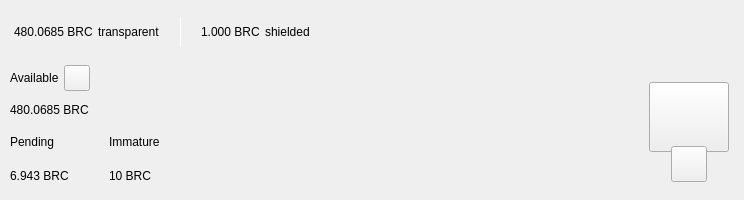
<?xml version="1.0" encoding="UTF-8"?>
<ui version="4.0">
 <class>TopBar</class>
 <widget class="QWidget" name="TopBar">
  <property name="geometry">
   <rect>
    <x>0</x>
    <y>0</y>
    <width>734</width>
    <height>200</height>
   </rect>
  </property>
  <property name="minimumSize">
   <size>
    <width>0</width>
    <height>200</height>
   </size>
  </property>
  <property name="maximumSize">
   <size>
    <width>16777215</width>
    <height>200</height>
   </size>
  </property>
  <property name="windowTitle">
   <string notr="true">N/A</string>
  </property>
  <layout class="QVBoxLayout" name="verticalLayout_10" stretch="0">
   <property name="spacing">
    <number>0</number>
   </property>
   <property name="leftMargin">
    <number>0</number>
   </property>
   <property name="topMargin">
    <number>0</number>
   </property>
   <property name="rightMargin">
    <number>0</number>
   </property>
   <property name="bottomMargin">
    <number>0</number>
   </property>
   <item>
    <widget class="PFBorderImage" name="containerTop">
     <layout class="QVBoxLayout" name="verticalLayout_11">
      <property name="spacing">
       <number>0</number>
      </property>
      <property name="leftMargin">
       <number>0</number>
      </property>
      <property name="topMargin">
       <number>0</number>
      </property>
      <property name="rightMargin">
       <number>0</number>
      </property>
      <property name="bottomMargin">
       <number>0</number>
      </property>
      <item>
       <widget class="QWidget" name="top_container_2" native="true">
        <property name="minimumSize">
         <size>
          <width>0</width>
          <height>65</height>
         </size>
        </property>
        <layout class="QHBoxLayout" name="top_container">
         <property name="spacing">
          <number>0</number>
         </property>
         <property name="leftMargin">
          <number>14</number>
         </property>
         <property name="topMargin">
          <number>0</number>
         </property>
         <property name="rightMargin">
          <number>14</number>
         </property>
         <property name="bottomMargin">
          <number>0</number>
         </property>
         <item alignment="Qt::AlignVCenter">
          <widget class="QWidget" name="widgetTopAmount" native="true">
           <property name="sizePolicy">
            <sizepolicy hsizetype="Preferred" vsizetype="Maximum">
             <horstretch>0</horstretch>
             <verstretch>0</verstretch>
            </sizepolicy>
           </property>
           <layout class="QHBoxLayout" name="horizontalLayout_5">
            <property name="spacing">
             <number>5</number>
            </property>
            <property name="leftMargin">
             <number>0</number>
            </property>
            <property name="topMargin">
             <number>0</number>
            </property>
            <property name="rightMargin">
             <number>0</number>
            </property>
            <property name="bottomMargin">
             <number>0</number>
            </property>
            <item alignment="Qt::AlignTop">
             <widget class="QLabel" name="labelAmountTopBrc">
              <property name="minimumSize">
               <size>
                <width>0</width>
                <height>36</height>
               </size>
              </property>
              <property name="styleSheet">
               <string notr="true">padding:0px;margin:0px;</string>
              </property>
              <property name="text">
               <string notr="true">480.0685 BRC</string>
              </property>
             </widget>
            </item>
            <item>
             <widget class="QLabel" name="labelTrans">
              <property name="text">
               <string>transparent</string>
              </property>
             </widget>
            </item>
            <item>
             <spacer name="horizontalSpacer_11">
              <property name="orientation">
               <enum>Qt::Horizontal</enum>
              </property>
              <property name="sizeType">
               <enum>QSizePolicy::Fixed</enum>
              </property>
              <property name="sizeHint" stdset="0">
               <size>
                <width>15</width>
                <height>20</height>
               </size>
              </property>
             </spacer>
            </item>
            <item alignment="Qt::AlignVCenter">
             <widget class="QLabel" name="typeSpacerTop">
              <property name="minimumSize">
               <size>
                <width>1</width>
                <height>30</height>
               </size>
              </property>
              <property name="maximumSize">
               <size>
                <width>1</width>
                <height>30</height>
               </size>
              </property>
              <property name="styleSheet">
               <string notr="true">background-color:white;
padding:0px;
border:none;</string>
              </property>
              <property name="text">
               <string/>
              </property>
             </widget>
            </item>
            <item>
             <spacer name="horizontalSpacer_12">
              <property name="orientation">
               <enum>Qt::Horizontal</enum>
              </property>
              <property name="sizeType">
               <enum>QSizePolicy::Fixed</enum>
              </property>
              <property name="sizeHint" stdset="0">
               <size>
                <width>15</width>
                <height>20</height>
               </size>
              </property>
             </spacer>
            </item>
            <item alignment="Qt::AlignTop">
             <widget class="QLabel" name="labelAmountTopShieldedBrc">
              <property name="minimumSize">
               <size>
                <width>0</width>
                <height>36</height>
               </size>
              </property>
              <property name="text">
               <string notr="true">1.000 BRC</string>
              </property>
             </widget>
            </item>
            <item>
             <widget class="QLabel" name="labelShield">
              <property name="text">
               <string>shielded</string>
              </property>
             </widget>
            </item>
           </layout>
          </widget>
         </item>
         <item>
          <spacer name="horizontalSpacer">
           <property name="orientation">
            <enum>Qt::Horizontal</enum>
           </property>
           <property name="sizeHint" stdset="0">
            <size>
             <width>40</width>
             <height>20</height>
            </size>
           </property>
          </spacer>
         </item>
         <item>
          <layout class="QHBoxLayout" name="horizontalLayout_4">
           <property name="spacing">
            <number>12</number>
           </property>
           <property name="rightMargin">
            <number>0</number>
           </property>
           <item alignment="Qt::AlignRight">
            <widget class="QWidget" name="layoutSync" native="true">
             <property name="minimumSize">
              <size>
               <width>0</width>
               <height>36</height>
              </size>
             </property>
             <property name="maximumSize">
              <size>
               <width>16777215</width>
               <height>36</height>
              </size>
             </property>
             <layout class="QVBoxLayout" name="verticalLayout_9">
              <property name="leftMargin">
               <number>0</number>
              </property>
              <property name="topMargin">
               <number>0</number>
              </property>
              <property name="rightMargin">
               <number>0</number>
              </property>
              <property name="bottomMargin">
               <number>0</number>
              </property>
              <item>
               <widget class="ExpandableButton" name="pushButtonSync" native="true">
                <property name="minimumSize">
                 <size>
                  <width>36</width>
                  <height>36</height>
                 </size>
                </property>
                <property name="maximumSize">
                 <size>
                  <width>16777215</width>
                  <height>36</height>
                 </size>
                </property>
               </widget>
              </item>
             </layout>
            </widget>
           </item>
           <item>
            <widget class="ExpandableButton" name="pushButtonHDUpgrade" native="true">
             <property name="minimumSize">
              <size>
               <width>36</width>
               <height>36</height>
              </size>
             </property>
            </widget>
           </item>
           <item>
            <widget class="ExpandableButton" name="pushButtonStack" native="true">
             <property name="minimumSize">
              <size>
               <width>36</width>
               <height>36</height>
              </size>
             </property>
            </widget>
           </item>
           <item>
            <widget class="ExpandableButton" name="pushButtonColdStaking" native="true">
             <property name="minimumSize">
              <size>
               <width>36</width>
               <height>36</height>
              </size>
             </property>
            </widget>
           </item>
           <item>
            <widget class="ExpandableButton" name="pushButtonConnection" native="true">
             <property name="minimumSize">
              <size>
               <width>36</width>
               <height>36</height>
              </size>
             </property>
            </widget>
           </item>
           <item>
            <widget class="ExpandableButton" name="pushButtonTor" native="true">
             <property name="minimumSize">
              <size>
               <width>36</width>
               <height>36</height>
              </size>
             </property>
            </widget>
           </item>
           <item>
            <widget class="ExpandableButton" name="pushButtonLock" native="true">
             <property name="sizePolicy">
              <sizepolicy hsizetype="Expanding" vsizetype="Expanding">
               <horstretch>0</horstretch>
               <verstretch>0</verstretch>
              </sizepolicy>
             </property>
             <property name="minimumSize">
              <size>
               <width>36</width>
               <height>0</height>
              </size>
             </property>
            </widget>
           </item>
           <item>
            <widget class="ExpandableButton" name="pushButtonTheme" native="true">
             <property name="minimumSize">
              <size>
               <width>36</width>
               <height>36</height>
              </size>
             </property>
             <property name="maximumSize">
              <size>
               <width>16777215</width>
               <height>36</height>
              </size>
             </property>
            </widget>
           </item>
           <item>
            <widget class="ExpandableButton" name="pushButtonFAQ" native="true">
             <property name="minimumSize">
              <size>
               <width>36</width>
               <height>36</height>
              </size>
             </property>
            </widget>
           </item>
          </layout>
         </item>
        </layout>
       </widget>
      </item>
      <item>
       <widget class="QWidget" name="bottom_container" native="true">
        <property name="minimumSize">
         <size>
          <width>0</width>
          <height>135</height>
         </size>
        </property>
        <layout class="QHBoxLayout" name="botton_container">
         <property name="leftMargin">
          <number>10</number>
         </property>
         <property name="topMargin">
          <number>0</number>
         </property>
         <property name="rightMargin">
          <number>10</number>
         </property>
         <property name="bottomMargin">
          <number>10</number>
         </property>
         <item>
          <layout class="QVBoxLayout" name="verticalLayout_7">
           <property name="spacing">
            <number>0</number>
           </property>
           <property name="leftMargin">
            <number>0</number>
           </property>
           <property name="rightMargin">
            <number>30</number>
           </property>
           <item>
            <layout class="QVBoxLayout" name="verticalLayout_2">
             <item>
              <layout class="QHBoxLayout" name="horizontalLayoutContainerAvailable">
               <property name="spacing">
                <number>5</number>
               </property>
               <item>
                <widget class="QLabel" name="labelTitle1">
                 <property name="text">
                  <string>Available</string>
                 </property>
                </widget>
               </item>
               <item>
                <widget class="QPushButton" name="pushButtonBalanceInfo">
                 <property name="minimumSize">
                  <size>
                   <width>26</width>
                   <height>26</height>
                  </size>
                 </property>
                 <property name="maximumSize">
                  <size>
                   <width>26</width>
                   <height>26</height>
                  </size>
                 </property>
                 <property name="mouseTracking">
                  <bool>true</bool>
                 </property>
                 <property name="focusPolicy">
                  <enum>Qt::NoFocus</enum>
                 </property>
                 <property name="text">
                  <string notr="true"/>
                 </property>
                 <property name="iconSize">
                  <size>
                   <width>24</width>
                   <height>24</height>
                  </size>
                 </property>
                 <property name="shortcut">
                  <string notr="true"/>
                 </property>
                </widget>
               </item>
               <item>
                <spacer name="horizontalSpacer_4">
                 <property name="orientation">
                  <enum>Qt::Horizontal</enum>
                 </property>
                 <property name="sizeType">
                  <enum>QSizePolicy::MinimumExpanding</enum>
                 </property>
                 <property name="sizeHint" stdset="0">
                  <size>
                   <width>20</width>
                   <height>20</height>
                  </size>
                 </property>
                </spacer>
               </item>
              </layout>
             </item>
             <item>
              <widget class="QLabel" name="labelAmountBrc">
               <property name="text">
                <string notr="true">480.0685 BRC</string>
               </property>
              </widget>
             </item>
            </layout>
           </item>
           <item>
            <widget class="QWidget" name="container_imm_pend" native="true">
             <layout class="QHBoxLayout" name="horizontalLayout_2">
              <property name="spacing">
               <number>0</number>
              </property>
              <property name="leftMargin">
               <number>0</number>
              </property>
              <property name="topMargin">
               <number>0</number>
              </property>
              <property name="rightMargin">
               <number>0</number>
              </property>
              <property name="bottomMargin">
               <number>0</number>
              </property>
              <item alignment="Qt::AlignLeft">
               <widget class="QWidget" name="container_pending" native="true">
                <property name="sizePolicy">
                 <sizepolicy hsizetype="Minimum" vsizetype="Preferred">
                  <horstretch>0</horstretch>
                  <verstretch>0</verstretch>
                 </sizepolicy>
                </property>
                <layout class="QVBoxLayout" name="verticalLayout_3">
                 <property name="leftMargin">
                  <number>0</number>
                 </property>
                 <property name="topMargin">
                  <number>0</number>
                 </property>
                 <property name="rightMargin">
                  <number>0</number>
                 </property>
                 <property name="bottomMargin">
                  <number>0</number>
                 </property>
                 <item>
                  <widget class="QLabel" name="labelTitle3">
                   <property name="text">
                    <string>Pending</string>
                   </property>
                  </widget>
                 </item>
                 <item>
                  <widget class="QLabel" name="labelPendingBrc">
                   <property name="text">
                    <string notr="true">6.943 BRC</string>
                   </property>
                  </widget>
                 </item>
                </layout>
               </widget>
              </item>
              <item>
               <spacer name="horizontalSpacer_3">
                <property name="orientation">
                 <enum>Qt::Horizontal</enum>
                </property>
                <property name="sizeType">
                 <enum>QSizePolicy::Fixed</enum>
                </property>
                <property name="sizeHint" stdset="0">
                 <size>
                  <width>40</width>
                  <height>20</height>
                 </size>
                </property>
               </spacer>
              </item>
              <item alignment="Qt::AlignLeft">
               <widget class="QWidget" name="container_immature" native="true">
                <property name="sizePolicy">
                 <sizepolicy hsizetype="Minimum" vsizetype="Preferred">
                  <horstretch>0</horstretch>
                  <verstretch>0</verstretch>
                 </sizepolicy>
                </property>
                <layout class="QVBoxLayout" name="verticalLayout_4">
                 <property name="leftMargin">
                  <number>0</number>
                 </property>
                 <property name="topMargin">
                  <number>0</number>
                 </property>
                 <property name="rightMargin">
                  <number>0</number>
                 </property>
                 <property name="bottomMargin">
                  <number>0</number>
                 </property>
                 <item>
                  <widget class="QLabel" name="labelTitle4">
                   <property name="text">
                    <string>Immature</string>
                   </property>
                  </widget>
                 </item>
                 <item>
                  <widget class="QLabel" name="labelImmatureBrc">
                   <property name="text">
                    <string notr="true">10 BRC</string>
                   </property>
                  </widget>
                 </item>
                </layout>
               </widget>
              </item>
              <item>
               <spacer name="horizontalSpacer_5">
                <property name="orientation">
                 <enum>Qt::Horizontal</enum>
                </property>
                <property name="sizeHint" stdset="0">
                 <size>
                  <width>40</width>
                  <height>20</height>
                 </size>
                </property>
               </spacer>
              </item>
             </layout>
            </widget>
           </item>
          </layout>
         </item>
         <item>
          <spacer name="horizontalSpacer_2">
           <property name="orientation">
            <enum>Qt::Horizontal</enum>
           </property>
           <property name="sizeHint" stdset="0">
            <size>
             <width>40</width>
             <height>20</height>
            </size>
           </property>
          </spacer>
         </item>
         <item alignment="Qt::AlignHCenter|Qt::AlignVCenter">
          <widget class="QWidget" name="qrContainer" native="true">
           <property name="sizePolicy">
            <sizepolicy hsizetype="Preferred" vsizetype="Minimum">
             <horstretch>0</horstretch>
             <verstretch>0</verstretch>
            </sizepolicy>
           </property>
           <property name="minimumSize">
            <size>
             <width>90</width>
             <height>110</height>
            </size>
           </property>
           <property name="maximumSize">
            <size>
             <width>90</width>
             <height>110</height>
            </size>
           </property>
           <layout class="QVBoxLayout" name="containerQR">
            <property name="spacing">
             <number>0</number>
            </property>
            <property name="leftMargin">
             <number>5</number>
            </property>
            <property name="topMargin">
             <number>10</number>
            </property>
            <property name="rightMargin">
             <number>5</number>
            </property>
            <property name="bottomMargin">
             <number>0</number>
            </property>
            <item>
             <widget class="QPushButton" name="btnQr">
              <property name="minimumSize">
               <size>
                <width>70</width>
                <height>70</height>
               </size>
              </property>
              <property name="maximumSize">
               <size>
                <width>16777215</width>
                <height>70</height>
               </size>
              </property>
              <property name="focusPolicy">
               <enum>Qt::NoFocus</enum>
              </property>
              <property name="text">
               <string/>
              </property>
              <property name="iconSize">
               <size>
                <width>70</width>
                <height>70</height>
               </size>
              </property>
             </widget>
            </item>
            <item>
             <spacer name="verticalSpacer">
              <property name="orientation">
               <enum>Qt::Vertical</enum>
              </property>
              <property name="sizeType">
               <enum>QSizePolicy::Fixed</enum>
              </property>
              <property name="sizeHint" stdset="0">
               <size>
                <width>20</width>
                <height>20</height>
               </size>
              </property>
             </spacer>
            </item>
            <item alignment="Qt::AlignHCenter|Qt::AlignBottom">
             <widget class="QPushButton" name="pushButtonQR">
              <property name="minimumSize">
               <size>
                <width>36</width>
                <height>36</height>
               </size>
              </property>
              <property name="maximumSize">
               <size>
                <width>36</width>
                <height>36</height>
               </size>
              </property>
              <property name="focusPolicy">
               <enum>Qt::NoFocus</enum>
              </property>
              <property name="text">
               <string/>
              </property>
             </widget>
            </item>
           </layout>
          </widget>
         </item>
        </layout>
       </widget>
      </item>
     </layout>
    </widget>
   </item>
  </layout>
 </widget>
 <customwidgets>
  <customwidget>
   <class>ExpandableButton</class>
   <extends>QWidget</extends>
   <header>qt/bitrubcoin/expandablebutton.h</header>
   <container>1</container>
  </customwidget>
  <customwidget>
   <class>PFBorderImage</class>
   <extends>QFrame</extends>
   <header>qt/bitrubcoin/pfborderimage.h</header>
   <container>1</container>
  </customwidget>
 </customwidgets>
 <resources/>
 <connections/>
</ui>
